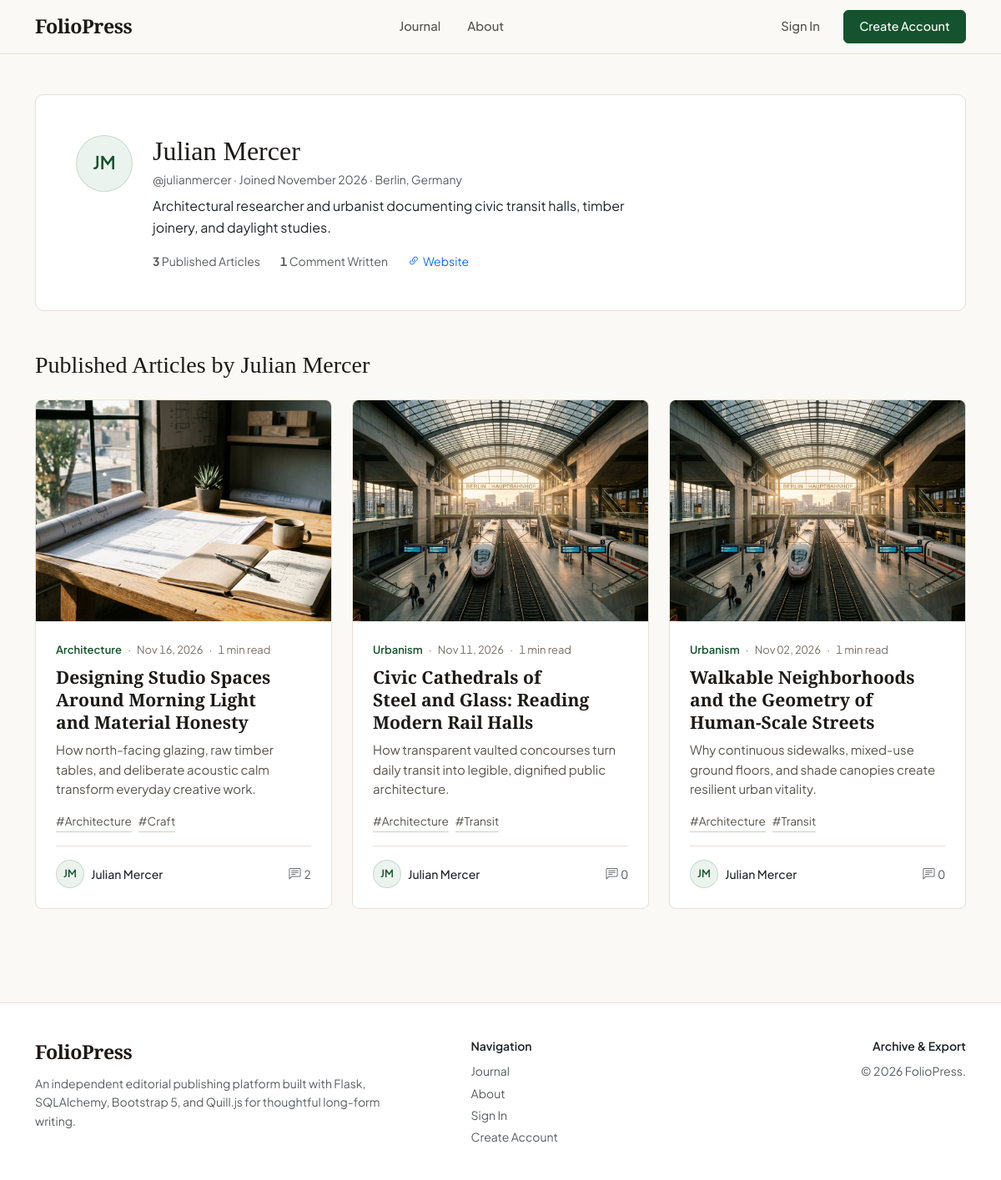
The page /profile/julianmercer on the database its author committed.
### app/models/user.py (models this page shows, shortened)
class User(UserMixin, db.Model):
    __tablename__ = "users"
    id = db.Column(db.Integer, primary_key=True)
    full_name = db.Column(db.String(120), nullable=False)
    username = db.Column(db.String(64), unique=True, nullable=False, index=True)
    email = db.Column(db.String(120), unique=True, nullable=False, index=True)
    password_hash = db.Column(db.String(256), nullable=False)
    bio = db.Column(db.Text, default="", nullable=False)
    location = db.Column(db.String(100), default="", nullable=False)
    website = db.Column(db.String(200), default="", nullable=False)
    created_at = db.Column(
        db.DateTime, default=lambda: datetime.now(timezone.utc), nullable=False
    )
    posts = db.relationship(
        "Post",
        back_populates="author",
        cascade="all, delete-orphan",
        lazy="dynamic",
    )
    comments = db.relationship(
        "Comment",
        back_populates="author",
        cascade="all, delete-orphan",
        lazy="dynamic",
    )
    @property
    def initials(self) -> str:
        parts = [p for p in self.full_name.strip().split() if p]
        if not parts:
            return self.username[:2].upper()
        if len(parts) == 1:
            return parts[0][:2].upper()
        return (parts[0][0] + parts[-1][0]).upper()

### app/models/post.py (models this page shows, shortened)
class Post(db.Model):
    __tablename__ = "posts"
    id = db.Column(db.Integer, primary_key=True)
    title = db.Column(db.String(200), nullable=False, index=True)
    slug = db.Column(db.String(220), unique=True, nullable=False, index=True)
    description = db.Column(db.String(400), nullable=False)
    content = db.Column(db.Text, nullable=False)
    featured_image = db.Column(db.String(255), nullable=True)
    is_published = db.Column(db.Boolean, default=True, nullable=False, index=True)
    created_at = db.Column(
        db.DateTime,
        default=lambda: datetime.now(timezone.utc),
        nullable=False,
        index=True,
    )
    updated_at = db.Column(
        db.DateTime,
        default=lambda: datetime.now(timezone.utc),
        onupdate=lambda: datetime.now(timezone.utc),
        nullable=False,
    )
    user_id = db.Column(
        db.Integer,
        db.ForeignKey("users.id", ondelete="CASCADE"),
        nullable=False,
        index=True,
    )
    category_id = db.Column(
        db.Integer,
        db.ForeignKey("categories.id", ondelete="SET NULL"),
        nullable=True,
        index=True,
    )
    author = db.relationship("User", back_populates="posts")
    category = db.relationship("Category", back_populates="posts")
    tags = db.relationship(
        "Tag",
        secondary=post_tags,
        back_populates="posts",
        lazy="selectin",
    )
    comments = db.relationship(
        "Comment",
        back_populates="post",
        cascade="all, delete-orphan",
        order_by="Comment.created_at.desc()",
        lazy="selectin",
    )
    @property
    def reading_time(self) -> int:
        text = re.sub(r"<[^>]+>", " ", self.content or "")
        words = len(text.split())
        return max(1, math.ceil(words / 200))
    @property
    def image_url(self) -> str | None:
        if not self.featured_image:
            return None
        if self.featured_image.startswith(("http://", "https://", "/")):
            return self.featured_image
        return f"/static/{self.featured_image}"

### app/models/category.py (models this page shows, shortened)
class Category(db.Model):
    __tablename__ = "categories"
    id = db.Column(db.Integer, primary_key=True)
    name = db.Column(db.String(80), unique=True, nullable=False)
    slug = db.Column(db.String(100), unique=True, nullable=False, index=True)
    description = db.Column(db.String(255), default="", nullable=False)
    posts = db.relationship("Post", back_populates="category", lazy="dynamic")

### app/models/tag.py (models this page shows, shortened)
class Tag(db.Model):
    __tablename__ = "tags"
    id = db.Column(db.Integer, primary_key=True)
    name = db.Column(db.String(50), unique=True, nullable=False)
    slug = db.Column(db.String(64), unique=True, nullable=False, index=True)
    posts = db.relationship(
        "Post",
        secondary=post_tags,
        back_populates="tags",
        lazy="dynamic",
    )

### app/routes/profile.py (the view)
@profile_bp.route("/<username>")
def view(username: str):
    user = User.query.filter_by(username=username.lower()).first_or_404()
    page = request.args.get("page", 1, type=int)
    per_page = current_app.config.get("POSTS_PER_PAGE", 6)
    pagination = (
        Post.query.options(joinedload(Post.category))
        .filter_by(user_id=user.id, is_published=True)
        .order_by(Post.created_at.desc(), Post.id.desc())
        .paginate(page=page, per_page=per_page, error_out=False)
    )
    total_comments_written = Comment.query.filter_by(user_id=user.id).count()
    return render_template(
        "profile/view.html",
        profile_user=user,
        posts=pagination.items,
        pagination=pagination,
        total_comments_written=total_comments_written,
    )

### app/__init__.py (called while the page is built)
def _register_template_helpers(app: Flask) -> None:
    @app.template_filter("format_date")
    def format_date(dt: datetime | None, fmt: str = "%b %d, %Y") -> str:
        if dt is None:
            return ""
        return dt.strftime(fmt)
    @app.context_processor
    def inject_globals():
        return {
            "current_year": datetime.now(timezone.utc).year,
            "site_name": "FolioPress",
            "enable_zip_download": os.environ.get("ENABLE_ZIP_DOWNLOAD", "false").lower() == "true",
        }

### app/templates/profile/view.html (shortened to what this page needs)
{% extends "base.html" %}
{% block content %}
<section class="py-5">
  <div class="container">
    <div class="fp-panel p-4 p-sm-5 mb-5">
      <div class="row align-items-center gy-4">
        <div class="col-lg-8">
          <div class="d-flex flex-column flex-sm-row align-items-sm-start gap-4">
            <span class="fp-avatar fp-avatar-lg">{{ profile_user.initials }}</span>
            <div>
              <h1 class="font-serif h2 mb-1">{{ profile_user.full_name }}</h1>
              <p class="text-muted small mb-2">
                @{{ profile_user.username }}
                <span aria-hidden="true">&middot;</span>
                Joined {{ profile_user.created_at | format_date('%B %Y') }}
                {% if profile_user.location %}
                  <span aria-hidden="true">&middot;</span>
                  <span>{{ profile_user.location }}</span>
                {% endif %}
              </p>
              {% if profile_user.bio %}
                <p class="text-dark mb-3" style="max-width: 60ch;">{{ profile_user.bio }}</p>
              {% else %}
                <p class="text-muted small mb-3">Author and contributor on {{ site_name }}.</p>
              {% endif %}
              <div class="d-flex flex-wrap align-items-center gap-4 small text-muted tabular-nums">
                <span><strong>{{ pagination.total }}</strong> Published {{ 'Article' if pagination.total == 1 else 'Articles' }}</span>
                <span><strong>{{ total_comments_written }}</strong> {{ 'Comment' if total_comments_written == 1 else 'Comments' }} Written</span>
                {% if profile_user.website %}
                  <a href="{{ profile_user.website }}" target="_blank" rel="noopener noreferrer" class="text-decoration-none">
                    <i class="bi bi-link-45deg me-1"></i>Website
                  </a>
                {% endif %}
              </div>
            </div>
          </div>
        </div>
      </div>
    </div>
    <div class="d-flex align-items-center justify-content-between mb-4">
      <h2 class="font-serif h3 mb-0">Published Articles by {{ profile_user.full_name }}</h2>
    </div>
    {% if posts %}
      <div class="row g-4">
        {% for post in posts %}
          <div class="col-md-6 col-lg-4">
            {% include "components/_post_card.html" %}
          </div>
        {% endfor %}
      </div>
      {% set pagination_endpoint = 'profile.view' %}
      {% set pagination_args = {'username': profile_user.username} %}
    {% endif %}
  </div>
</section>
{% endblock %}

### app/templates/components/_post_card.html (shortened to what this page needs)
<article class="fp-card">
  <a href="{{ url_for('posts.detail', slug=post.slug) }}" class="fp-card-media d-block text-decoration-none">
    {% if post.image_url %}
      <img
        src="{{ post.image_url }}"
        alt="{{ post.title }}"
        loading="lazy"
        onerror="this.classList.add('d-none'); this.nextElementSibling.classList.remove('d-none');"
      />
    {% else %}
      <div class="fp-image-fallback">
        <i class="bi bi-journal-richtext fs-2 mb-2"></i>
        <span class="small fw-medium">{{ post.category.name if post.category else 'Article' }}</span>
      </div>
    {% endif %}
  </a>
  <div class="p-4 d-flex flex-column flex-grow-1">
    <div class="fp-meta-line mb-2 tabular-nums">
      {% if post.category %}
        <a href="{{ url_for('main.index', category=post.category.slug) }}" class="fp-meta-category">
          {{ post.category.name }}
        </a>
        <span aria-hidden="true">&middot;</span>
      {% endif %}
      <span>{{ post.created_at | format_date }}</span>
      <span aria-hidden="true">&middot;</span>
      <span>{{ post.reading_time }} min read</span>
    </div>
    <h3 class="fp-card-title mb-2">
      <a href="{{ url_for('posts.detail', slug=post.slug) }}">{{ post.title }}</a>
    </h3>
    <p class="fp-card-excerpt mb-3 flex-grow-1">{{ post.description }}</p>
    {% if post.tags %}
      <div class="d-flex flex-wrap gap-2 mb-3">
        {% for tag in post.tags[:3] %}
          <a href="{{ url_for('main.index', tag=tag.slug) }}" class="fp-tag-link">#{{ tag.name }}</a>
        {% endfor %}
      </div>
    {% endif %}
    <div class="pt-3 border-top d-flex align-items-center justify-content-between gap-2">
      <a
        href="{{ url_for('profile.view', username=post.author.username) }}"
        class="d-inline-flex align-items-center gap-2 text-decoration-none text-dark min-w-0"
      >
        <span class="fp-avatar">{{ post.author.initials }}</span>
        <span class="small fw-medium text-truncate">{{ post.author.full_name }}</span>
      </a>
      <span class="small text-muted tabular-nums text-nowrap">
        <i class="bi bi-chat-left-text me-1"></i>{{ post.comments|length }}
      </span>
    </div>
  </div>
</article>

### app/static/css/style.css (style rules this page uses)
:root { --fp-bg: #fbf9f5; --fp-surface: #ffffff; --fp-surface-alt: #f4f0e8; --fp-border: #e6e0d6; --fp-border-strong: #d4ccc0; --fp-ink: #1c1917; --fp-ink-muted: #57534e; --fp-ink-subtle: #78716c; --fp-accent: #14532d; --fp-accent-hover: #0f3f22; --fp-accent-tint: #ebf3ee; --fp-danger: #991b1b; --fp-serif: "Playfair Display", Georgia, serif; --fp-prose: "Source Serif 4", Georgia, serif; --fp-sans: "Plus Jakarta Sans", -apple-system, BlinkMacSystemFont, "Segoe UI", sans-serif; --bs-body-bg: var(--fp-bg); --bs-body-color: var(--fp-ink); --bs-body-font-family: var(--fp-sans); --bs-primary: var(--fp-accent); --bs-primary-rgb: 20, 83, 45; --bs-border-color: var(--fp-border); --bs-link-color: var(--fp-accent); --bs-link-hover-color: var(--fp-accent-hover); }
html { scroll-behavior: smooth; }
body { background-color: var(--fp-bg); color: var(--fp-ink); font-family: var(--fp-sans); line-height: 1.6; min-height: 100vh; display: flex; flex-direction: column; -webkit-font-smoothing: antialiased; }
.font-serif { font-family: var(--fp-serif); }
.tabular-nums { font-variant-numeric: tabular-nums; }
.fp-card { background-color: var(--fp-surface); border: 1px solid var(--fp-border); border-radius: 8px; overflow: hidden; height: 100%; display: flex; flex-direction: column; transition: transform 180ms cubic-bezier(0.16, 1, 0.3, 1), box-shadow 180ms cubic-bezier(0.16, 1, 0.3, 1), border-color 180ms ease; }
.fp-card-media { position: relative; aspect-ratio: 4 / 3; background-color: var(--fp-surface-alt); overflow: hidden; }
.fp-card-media img { width: 100%; height: 100%; object-fit: cover; display: block; transition: transform 320ms cubic-bezier(0.16, 1, 0.3, 1); }
.fp-meta-line { font-size: 0.8125rem; color: var(--fp-ink-subtle); display: flex; flex-wrap: wrap; align-items: center; gap: 0.45rem; }
.fp-meta-category { color: var(--fp-accent); font-weight: 600; text-decoration: none; }
.fp-card-title { font-family: var(--fp-serif); font-weight: 600; font-size: 1.32rem; line-height: 1.28; color: var(--fp-ink); text-wrap: balance; }
.fp-card-title a { color: inherit; text-decoration: none; }
.fp-card-excerpt { color: var(--fp-ink-muted); font-size: 0.9375rem; line-height: 1.58; display: -webkit-box; -webkit-line-clamp: 3; -webkit-box-orient: vertical; overflow: hidden; }
.fp-avatar { width: 34px; height: 34px; border-radius: 50%; background-color: var(--fp-accent-tint); color: var(--fp-accent); border: 1px solid rgba(20, 83, 45, 0.16); font-weight: 600; font-size: 0.78rem; display: inline-flex; align-items: center; justify-content: center; flex-shrink: 0; }
.fp-avatar-lg { width: 68px; height: 68px; font-size: 1.35rem; }
.fp-tag-link { font-size: 0.85rem; color: var(--fp-ink-muted); text-decoration: none; border-bottom: 1px solid var(--fp-border-strong); padding-bottom: 1px; transition: color 150ms ease, border-color 150ms ease; }
.fp-panel { background-color: var(--fp-surface); border: 1px solid var(--fp-border); border-radius: 10px; padding: 2rem; }

### rows shown on the page
User: initials "JM", full_name "Julian Mercer", username "julianmercer", created_at "November 2026", location "Berlin, Germany", bio "Architectural researcher and urbanist documenting civic transit halls, timber joinery, and daylight studies."
Post: image_url (picture), category.name "Architecture", created_at "Nov 16, 2026", reading_time "1", title "Designing Studio Spaces Around Morning Light and Material Honesty", description "How north-facing glazing, raw timber tables, and deliberate acoustic calm transform everyday creative work.", author.initials "JM", author.full_name "Julian Mercer", comments|length "2"
Tag: name "Architecture"
Tag: name "Craft"
Post: image_url (picture), category.name "Urbanism", created_at "Nov 11, 2026", reading_time "1", title "Civic Cathedrals of Steel and Glass: Reading Modern Rail Halls", description "How transparent vaulted concourses turn daily transit into legible, dignified public architecture.", author.initials "JM", author.full_name "Julian Mercer", comments|length "0"
Tag: name "Transit"
Post: image_url (picture), category.name "Urbanism", created_at "Nov 02, 2026", reading_time "1", title "Walkable Neighborhoods and the Geometry of Human-Scale Streets", description "Why continuous sidewalks, mixed-use ground floors, and shade canopies create resilient urban vitality.", author.initials "JM", author.full_name "Julian Mercer", comments|length "0"

### other values the page prints
{{ site_name }} "FolioPress"
{{ pagination.total }} "3"
{{ 'Article' if pagination.total == 1 else 'Articles' }} "Articles"
{{ total_comments_written }} "1"
{{ 'Comment' if total_comments_written == 1 else 'Comments' }} "Comment"
